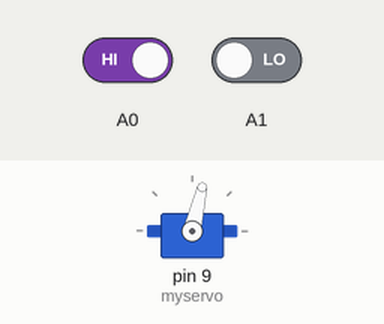
Recording of a sketch running on a simulated Arduino Uno, built with avr-gcc and run on an emulated ATmega328P. Parts: servo. The inputs (shaded band) are chosen by the test bench; at power-on: A1 LOW, A0 HIGH. What the sketch prints to the serial monitor is not drawn.

Above: at 1.2 s.
1.3 s: A1 driven HIGH
At 2.2 s:
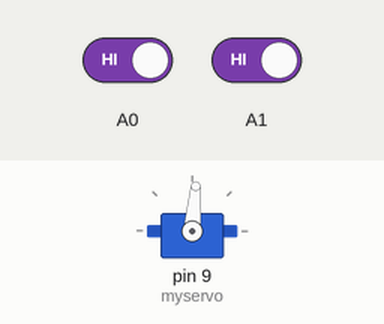
4.3 s: A0 driven LOW
At 6.1 s:
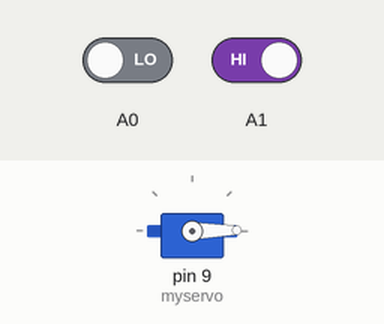
7.3 s: A1 driven LOW
At 7.75 s:
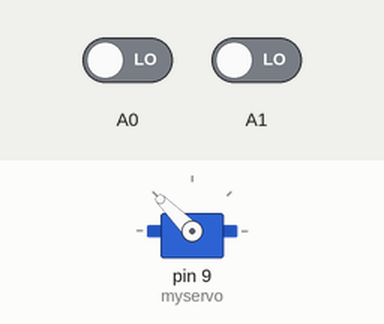
10.3 s: A0 driven HIGH
Timing chart, 0 to 13.9 s (numbered marks = the images above; inputs shaded):
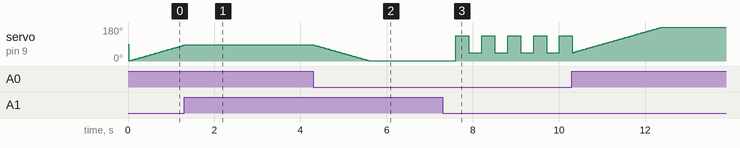

The sketch:

suntracker2d.ino
```cpp
bool bottomState;
bool topState;
byte angle = 0;

#define SHORT_WAIT 15
#define LONG_WAIT 300

#include <Servo.h>

Servo myservo;

void setup() {
  // put your setup code here, to run once:
  Serial.begin(115200);
  myservo.attach(9);
  pinMode(A0, INPUT);
  pinMode(A1, INPUT);
}

void loop() {
  // put your main code here, to run repeatedly:
  topState = digitalRead(A0);
  bottomState = digitalRead(A1);
  if (!topState && !bottomState){
    if (angle > 90){
      angle = 45;
    }
    else{
      angle = 45 + 90;
    }
    delay(LONG_WAIT);
  }
  else if (topState && !bottomState){
    angle += 1;
    delay(SHORT_WAIT);
  }
  else if (bottomState && !topState){
    angle -= 1;
    delay(SHORT_WAIT);
  }
  if (angle < 1){
    angle = 1;

  }
  if (angle > 179){
    angle = 179;
  }
  myservo.write(angle);
  Serial.print(angle);
  Serial.print(", ");
  Serial.print(topState);
  Serial.print(", ");
  Serial.println(bottomState);

}
```

Measured:
- after the input at 1.3 s, servo on pin 9 (myservo): goes on until 1.3 s, then stays 85°
- after the input at 4.3 s, servo on pin 9 (myservo): moves from 85° to 1° over 1.3 s, starting at once
- after the input at 7.3 s, servo on pin 9 (myservo): alternates 135° for 0.30 s and 45° for 0.30 s, starting after 0.31 s
